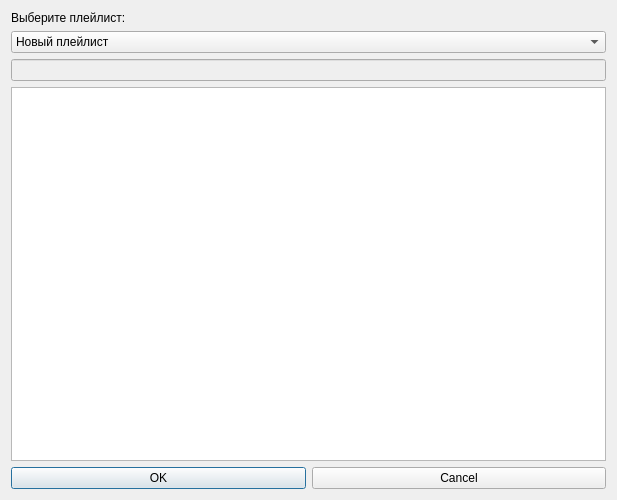
<?xml version="1.0" encoding="UTF-8"?>
<ui version="4.0">
 <class>Dialog</class>
 <widget class="QDialog" name="Dialog">
  <property name="geometry">
   <rect>
    <x>0</x>
    <y>0</y>
    <width>617</width>
    <height>500</height>
   </rect>
  </property>
  <property name="windowTitle">
   <string>Dialog</string>
  </property>
  <layout class="QGridLayout" name="gridLayout">
   <item row="0" column="0">
    <layout class="QVBoxLayout" name="verticalLayout">
     <item>
      <widget class="QLabel" name="label">
       <property name="text">
        <string>Выберите плейлист:</string>
       </property>
      </widget>
     </item>
     <item>
      <widget class="QComboBox" name="playlistsList">
       <item>
        <property name="text">
         <string>Новый плейлист</string>
        </property>
       </item>
       <item>
        <property name="text">
         <string>Новый элемент</string>
        </property>
       </item>
      </widget>
     </item>
     <item>
      <widget class="QLineEdit" name="lineEdit">
       <property name="enabled">
        <bool>false</bool>
       </property>
      </widget>
     </item>
     <item>
      <widget class="QListView" name="listView"/>
     </item>
     <item>
      <layout class="QHBoxLayout" name="horizontalLayout">
       <item>
        <widget class="QPushButton" name="ok_button">
         <property name="text">
          <string>OK</string>
         </property>
        </widget>
       </item>
       <item>
        <widget class="QPushButton" name="cancel_button">
         <property name="text">
          <string>Cancel</string>
         </property>
        </widget>
       </item>
      </layout>
     </item>
    </layout>
   </item>
  </layout>
 </widget>
 <resources/>
 <connections/>
</ui>
